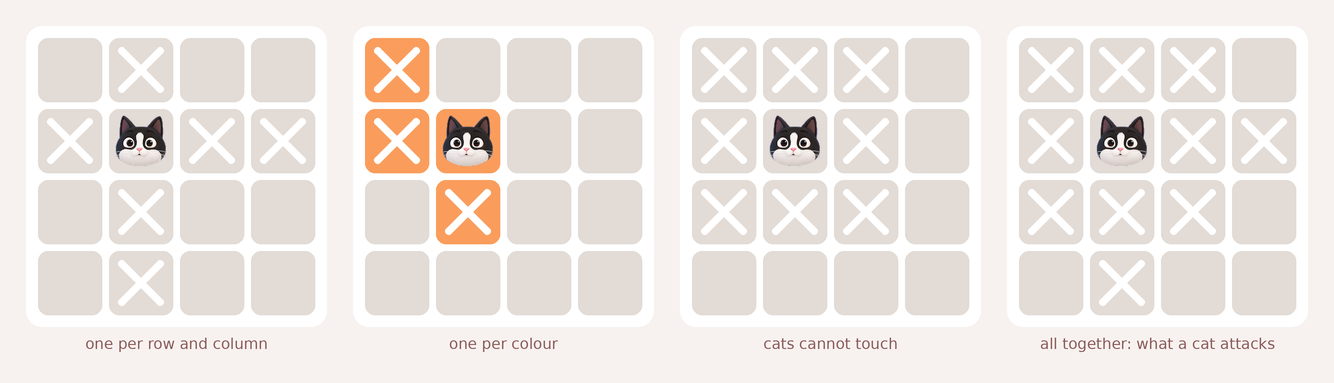
#> input picture meowdoku/img/fig00_rules.png, 1334 x 383 px, given in place of cat.png, which was not available
$ python make_images.py
#> lines starting #> are read from the running program, lines starting #| are printed output that depends on the picture; after the words box and inside, x2 and y2 are one past the last pixel; in counts of white or black regions, pixels touching at a corner belong together; pictures that were not available may be replaced by others from this repository, and a replacement may not be noted
### meowdoku/gamegfx.py
#!/usr/bin/env python3
"""Game-style board drawing primitives (palette and cat sprite from the level-155 screenshot)."""
import json
import os

from PIL import Image, ImageDraw, ImageFont

HERE = os.path.dirname(os.path.abspath(__file__))
IMG = os.path.join(HERE, "img")
os.makedirs(IMG, exist_ok=True)

PAL = {
    "purple": (137, 121, 218), "yellow": (251, 217, 131), "pink": (248, 155, 229),
    "brown": (168, 109, 74), "orange": (250, 157, 92), "green": (139, 213, 125),
    "dgreen": (42, 140, 83), "blue": (56, 169, 192), "rose": (211, 111, 143),
    "gold": (205, 164, 0), "gray": (226, 219, 214),
}
PAGE = (247, 242, 239)
INK = (140, 92, 92)        # the game's mauve text colour
RED = (225, 70, 70)
S = 3                      # oversampling
CAT = Image.open(os.path.join(HERE, "cat.png")).convert("RGBA")
FONT = ImageFont.truetype("/usr/share/fonts/truetype/dejavu/DejaVuSans.ttf", 15 * S)
FONT_B = ImageFont.truetype("/usr/share/fonts/truetype/dejavu/DejaVuSans-Bold.ttf", 15 * S)


def board(rows, cols, colors=None, xs=(), cats=(), rings=(), outlines=(), dots=(),
          cell=64, gap=7, pad=12, labels=None):
    """Draw one board panel (white rounded card) at oversampled scale."""
    colors = colors or {}
    cs, gs, ps = cell * S, gap * S, pad * S
    W = ps * 2 + cols * cs + (cols - 1) * gs
    H = ps * 2 + rows * cs + (rows - 1) * gs
    im = Image.new("RGBA", (W, H), (255, 255, 255, 255))
    d = ImageDraw.Draw(im)

    def xy(r, c):
        return ps + c * (cs + gs), ps + r * (cs + gs)

    for r in range(rows):
        for c in range(cols):
            x, y = xy(r, c)
            col = colors.get((r, c), "gray")
            col = PAL[col] if isinstance(col, str) else col
            d.rounded_rectangle([x, y, x + cs, y + cs], radius=10 * S, fill=col)
    for (r, c) in xs:
        x, y = xy(r, c)
        cx, cy = x + cs / 2, y + cs / 2
        a = cs * 0.30
        w = int(cs * 0.115)
        for (dx1, dy1, dx2, dy2) in ((-a, -a, a, a), (-a, a, a, -a)):
            d.line([cx + dx1, cy + dy1, cx + dx2, cy + dy2], fill="white", width=w)
            for (dx, dy) in ((dx1, dy1), (dx2, dy2)):
                d.ellipse([cx + dx - w / 2, cy + dy - w / 2, cx + dx + w / 2, cy + dy + w / 2], fill="white")
    for (r, c) in dots:
        x, y = xy(r, c)
        cx, cy = x + cs / 2, y + cs / 2
        d.ellipse([cx - cs * 0.11, cy - cs * 0.11, cx + cs * 0.11, cy + cs * 0.11],
                  fill=(255, 255, 255, 230))
    for (r, c) in rings:
        x, y = xy(r, c)
        d.rounded_rectangle([x - 2 * S, y - 2 * S, x + cs + 2 * S, y + cs + 2 * S],
                            radius=12 * S, outline=(255, 205, 60), width=4 * S)
    for (r, c) in cats:
        x, y = xy(r, c)
        sz = int(cs * 0.80)
        cat = CAT.resize((sz, int(sz * CAT.height / CAT.width)), Image.LANCZOS)
        im.alpha_composite(cat, (int(x + (cs - cat.width) / 2), int(y + (cs - cat.height) / 2)))
    if labels:
        lf = ImageFont.truetype("/usr/share/fonts/truetype/dejavu/DejaVuSans-Bold.ttf", int(cs * 0.42))
        for (r, c), text in labels.items():
            x, y = xy(r, c)
            tw = d.textlength(str(text), font=lf)
            d.text((x + (cs - tw) / 2, y + cs * 0.22), str(text), fill=(70, 45, 45), font=lf)
    for (r0, c0, r1, c1, colour) in outlines:
        x0, y0 = xy(r0, c0)
        x1, y1 = xy(r1, c1)
        d.rounded_rectangle([x0 - gs * 0.5, y0 - gs * 0.5, x1 + cs + gs * 0.5, y1 + cs + gs * 0.5],
                            radius=13 * S, outline=colour, width=3 * S)
    return im


def figure(name, panels, captions=None, arrows=False, gapx=26):
    """Lay panels out side by side on the page background with captions."""
    captions = captions or [""] * len(panels)
    gx = gapx * S
    arrow_w = 40 * S if arrows else 0
    dummy = ImageDraw.Draw(Image.new("RGBA", (10, 10)))

    def wrap(text, width):
        lines, cur = [], ""
        for word in text.split():
            trial = (cur + " " + word).strip()
            if dummy.textlength(trial, font=FONT) <= width or not cur:
                cur = trial
            else:
                lines.append(cur)
                cur = word
        if cur:
            lines.append(cur)
        return lines
    wrapped = [wrap(c, p.width + gx * 0.8) if c else [] for c, p in zip(captions, panels)]
    nlines = max((len(w) for w in wrapped), default=0)
    text_h = (10 + 20 * nlines) * S if nlines else 0
    W = gx * 2 + sum(p.width for p in panels) + (len(panels) - 1) * (gx + arrow_w)
    H = gx * 2 + max(p.height for p in panels) + text_h
    im = Image.new("RGBA", (W, H), PAGE + (255,))
    d = ImageDraw.Draw(im)
    x = gx
    for i, p in enumerate(panels):
        y = gx
        # soft shadow + rounded card
        card = Image.new("RGBA", p.size, (0, 0, 0, 0))
        mask = Image.new("L", p.size, 0)
        ImageDraw.Draw(mask).rounded_rectangle([0, 0, p.width - 1, p.height - 1], radius=16 * S, fill=255)
        card.paste(p, (0, 0), mask)
        im.alpha_composite(card, (x, y))
        for k, line in enumerate(wrapped[i]):
            tw = d.textlength(line, font=FONT)
            d.text((x + (p.width - tw) / 2, y + p.height + (8 + 20 * k) * S), line, fill=INK, font=FONT)
        x += p.width
        if arrows and i < len(panels) - 1:
            cy = y + p.height / 2
            ax0, ax1 = x + gx * 0.4, x + gx + arrow_w - gx * 0.4
            d.line([ax0, cy, ax1, cy], fill=INK, width=4 * S)
            d.polygon([(ax1, cy), (ax1 - 12 * S, cy - 9 * S), (ax1 - 12 * S, cy + 9 * S)], fill=INK)
            x += arrow_w
        x += gx
    out = im.resize((W // S, H // S), Image.LANCZOS).convert("RGB")
    out.save(os.path.join(IMG, name))
    print("wrote", name)


def rect(r0, c0, r1, c1):
    return [(r, c) for r in range(r0, r1 + 1) for c in range(c0, c1 + 1)]


def row_cells(r, cols, exclude=()):
    return [(r, c) for c in range(cols) if (r, c) not in exclude]


def col_cells(c, rows, exclude=()):
    return [(r, c) for r in range(rows) if (r, c) not in exclude]


def attacked(cell, rows, cols):
    r, c = cell
    return [(i, j) for i in range(rows) for j in range(cols)
            if (i, j) != cell and (i == r or j == c or (abs(i - r) <= 1 and abs(j - c) <= 1))]

### meowdoku/make_images.py
#!/usr/bin/env python3
"""Render game-style figures for RULES.md into img/ (drawing code lives in gamegfx.py)."""
import json
import os

from gamegfx import (HERE, IMG, INK, RED, attacked, board, col_cells, figure, rect, row_cells)

# ---------------------------------------------------------------------------
# Figure 0: the four rules
# ---------------------------------------------------------------------------
figure("fig00_rules.png", [
    board(4, 4, cats=[(1, 1)], xs=row_cells(1, 4, [(1, 1)]) + col_cells(1, 4, [(1, 1)])),
    board(4, 4, colors={c: "orange" for c in [(0, 0), (1, 0), (1, 1), (2, 1)]},
          cats=[(1, 1)], xs=[(0, 0), (1, 0), (2, 1)]),
    board(4, 4, cats=[(1, 1)], xs=[(0, 0), (0, 1), (0, 2), (1, 0), (1, 2), (2, 0), (2, 1), (2, 2)]),
    board(4, 4, cats=[(1, 1)], xs=attacked((1, 1), 4, 4)),
], ["one per row and column", "one per colour", "cats cannot touch", "all together: what a cat attacks"])
#> the loop in board (call 2), `for (r, c) in xs:` made 3 passes
#> (c, x, y, cx, cy) on passes 1 to 3: (0, 36, 36, 132, 132), (0, 36, 249, 132, 345), (1, 249, 462, 345, 558)
#> the loop in board (call 2), `for (r, c) in cats:` made 1 pass
#> (r, c, x, y, sz) on pass 1: (1, 1, 249, 249, 153)
#> in attacked, `r, c = cell`: r = 1
#> in figure, `captions = captions or [""] * len(panels)`: captions = ['one per row and column', 'one per colour', 'cats cannot touch', 'all together: what a cat attacks']
#> in figure, `wrapped = [wrap(c, p.width + gx * 0.8) if c else [] for c, p in zip(ca..`: wrapped = [['one per row and column'], ['one per colour'], ['cats cannot touch'], ['all together: what a cat attacks']]
#> in figure, `nlines = max((len(w) for w in wrapped), default=0)`: nlines = 1
#> in figure, `text_h = (10 + 20 * nlines) * S if nlines else 0`: text_h = 90
#> in figure, `W = gx * 2 + sum(p.width for p in panels) + (len(panels) - 1) * (gx + ..`: W = 4002
#> in figure, `H = gx * 2 + max(p.height for p in panels) + text_h`: H = 1149
#> the loop in figure, `for i, p in enumerate(panels):` made 4 passes
#> x on passes 1 to 4: 1059, 2040, 3021, 4002
#> after the loop in figure, `for i, p in enumerate(panels):`:
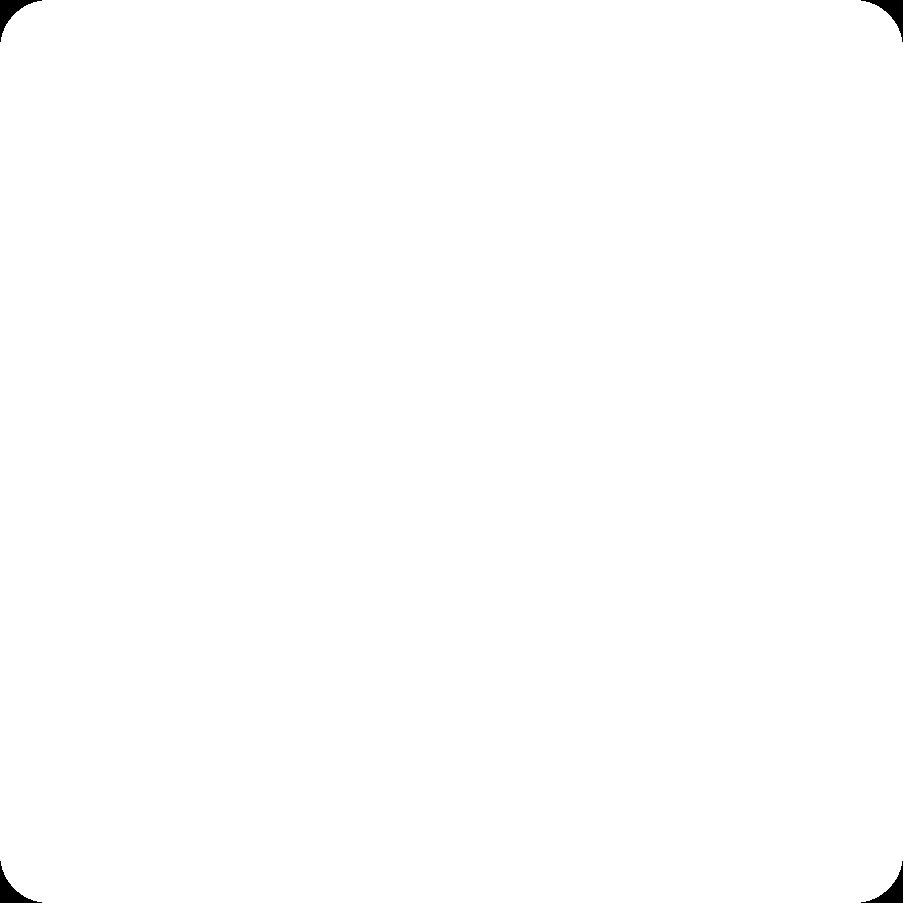
#> mask: PIL image 903x903 L; 99.8% white; 4 black regions, box (x1, y1, x2, y2) and area: (0, 0, 42, 42) 508, (861, 0, 903, 42) 508, (0, 861, 42, 903) 508, (861, 861, 903, 903) 508
#> after the loop in figure, `for i, p in enumerate(panels):`: x = 4002

# ---------------------------------------------------------------------------
# Figure 1: common attack (master rule)
# ---------------------------------------------------------------------------
L = [(1, 1), (1, 2), (2, 1)]
bar = [(2, 1), (2, 2), (2, 3)]
dom = [(2, 2), (2, 3)]
figure("fig01_common_attack.png", [
    board(5, 5, colors={c: "orange" for c in L}, xs=[(2, 2)]),
    board(5, 5, colors={c: "yellow" for c in bar}, xs=[(1, 2), (3, 2), (2, 0), (2, 4)]),
    board(5, 5, colors={c: "green" for c in dom}, xs=[(1, 2), (1, 3), (3, 2), (3, 3), (2, 0), (2, 1), (2, 4)]),
], ["L: the inner corner is attacked by all three", "bar of 3: above and below the middle", "bar of 2: the 2x4 around it"])
#> the loop in figure (call 2), `for i, p in enumerate(panels):` made 3 passes
#> x on passes 1 to 3: 1272, 2466, 3660

# ---------------------------------------------------------------------------
# Figure 2: knight's move
# ---------------------------------------------------------------------------
figure("fig02_knight.png", [
    board(3, 6, cats=[(0, 2)], xs=attacked((0, 2), 3, 6), dots=[(1, 0), (1, 4), (1, 5)]),
    board(3, 6, cats=[(0, 2), (1, 4)], xs=attacked((0, 2), 3, 6) + attacked((1, 4), 3, 6)),
], ["row below: only cells 2+ columns away remain", "consecutive rows sit a knight's move apart"])
#> call 3 of figure, with name = 'fig02_knight.png', arrows = False, gapx = 26
#> in figure (call 3), `captions = captions or [""] * len(panels)`: captions = 2 items
#> in figure (call 3), `W = gx * 2 + sum(p.width for p in panels) + (len(panels) - 1) * (gx + ..`: W = 2892
#> in figure (call 3), `H = gx * 2 + max(p.height for p in panels) + text_h`: H = 936
#> the loop in figure (call 3), `for i, p in enumerate(panels):` made 2 passes
#> (y, x) on passes 1 to 2: (78, 1485), (78, 2892)
#> after the loop in figure (call 3), `for i, p in enumerate(panels):`:
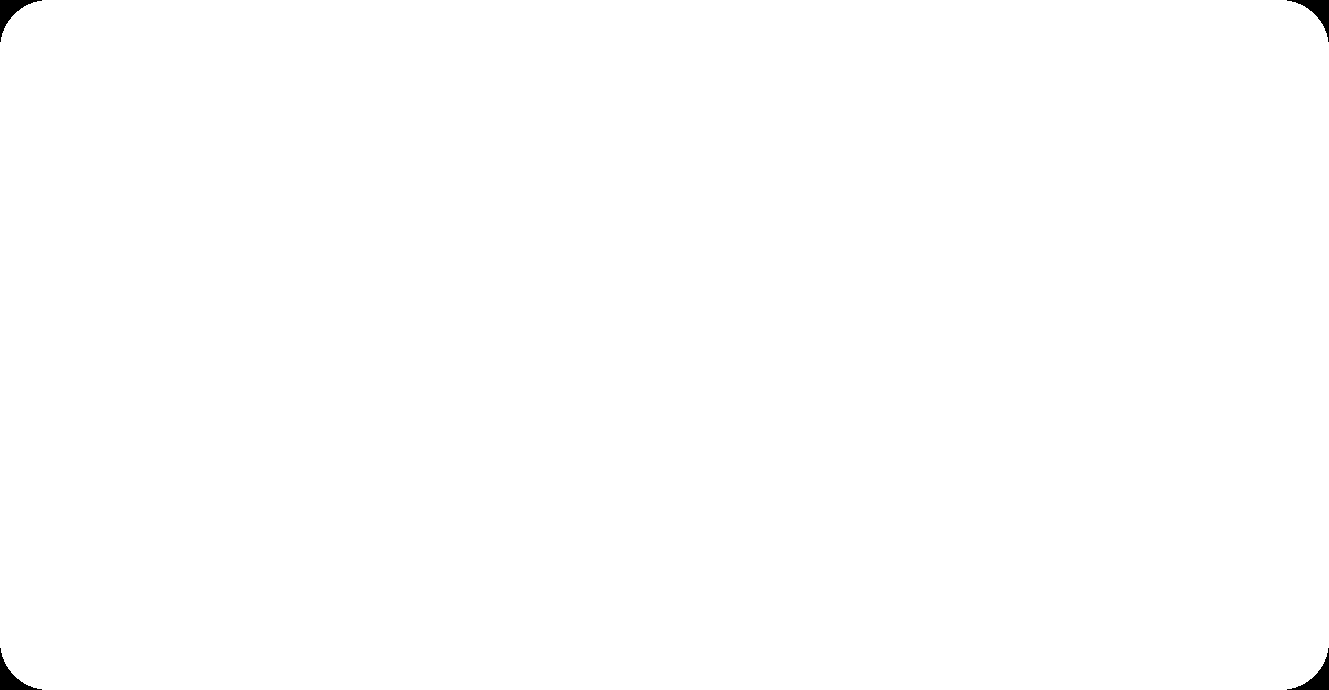
#> mask: PIL image 1329x690 L; 99.8% white; 4 black regions, box (x1, y1, x2, y2) and area: (0, 0, 42, 42) 508, (1287, 0, 1329, 42) 508, (0, 648, 42, 690) 508, (1287, 648, 1329, 690) 508
#> after the loop in figure (call 3), `for i, p in enumerate(panels):`: x = 2892
#> in figure (call 3), `out = im.resize((W // S, H // S), Image.LANCZOS).convert("RGB")`:
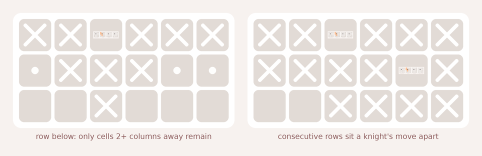
#> out: PIL image 964x312 RGB (shown at 1/2 size); mean R, G, B 239.6, 234.8, 231.7

# ---------------------------------------------------------------------------
# Figure 3: 2x2 and impossible layouts
# ---------------------------------------------------------------------------
figure("fig03_capacity_small.png", [
    board(4, 4, outlines=[(1, 1, 2, 2, INK)], cats=[(1, 1)], xs=[(1, 2), (2, 1), (2, 2)]),
    board(4, 4, colors={(1, 1): "purple", (2, 1): "purple", (1, 2): "pink", (2, 2): "pink"},
          outlines=[(1, 1, 2, 2, RED)]),
    board(5, 5, colors={**{c: "purple" for c in [(1, 1), (1, 2), (2, 1)]},
                        **{c: "pink" for c in [(1, 3), (2, 2), (2, 3)]},
                        **{c: "blue" for c in [(3, 1), (3, 2), (3, 3)]}},
          outlines=[(1, 1, 3, 3, RED)]),
], ["a 2x2 holds at most one cat", "IMPOSSIBLE: two colours inside a 2x2", "IMPOSSIBLE: three colours inside a 3x3"])
#> in board (call 11), `colors = colors or {}`: colors = {(1, 1): 'purple', (2, 1): 'purple', (1, 2): 'pink', (2, 2): 'pink'}
#> after the loop in board (call 11), `for (r, c) in cats:`:
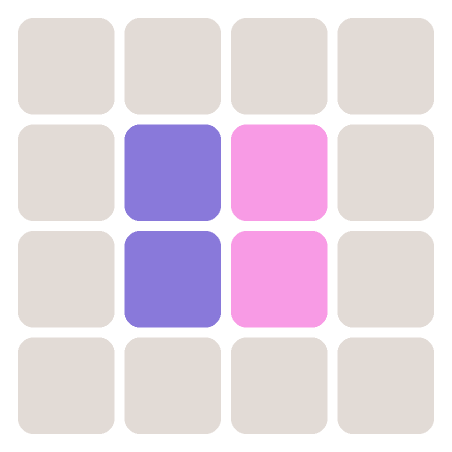
#> im: PIL image 903x903 RGBA (shown at 1/2 size); mean R, G, B, A 228.3, 214.8, 227.4, 255
#> the loop in board (call 11), `for (r0, c0, r1, c1, colour) in outlines:` made 1 pass
#> (r0, c0, r1, c1, colour, x0, y0, x1) on pass 1: (1, 1, 2, 2, (225, 70, 70), 249, 249, 462)
#> in board (call 12), `colors = colors or {}`: colors = 9 items
#> after the loop in board (call 12), `for (r, c) in cats:`:
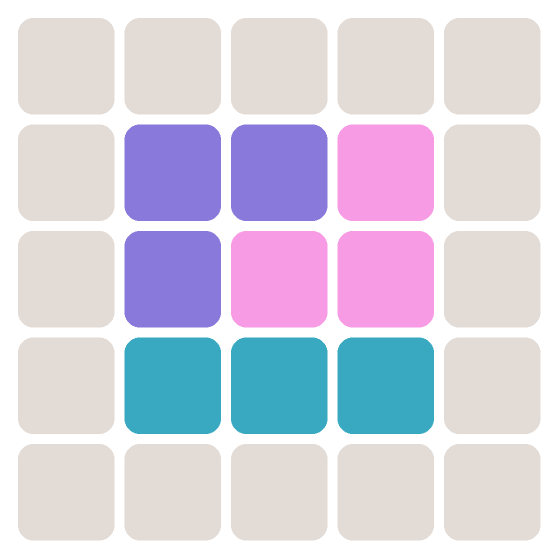
#> im: PIL image 1116x1116 RGBA (shown at 1/2 size); mean R, G, B, A 213, 210.1, 224.7, 255
#> the loop in board (call 12), `for (r0, c0, r1, c1, colour) in outlines:` made 1 pass
#> (r0, c0, r1, c1, colour, x0, y0, x1) on pass 1: (1, 1, 3, 3, (225, 70, 70), 249, 249, 675)
#> call 4 of figure, with name = 'fig03_capacity_small.png', arrows = False, gapx = 26
#> in figure (call 4), `captions = captions or [""] * len(panels)`: captions = ['a 2x2 holds at most one cat', 'IMPOSSIBLE: two colours inside a 2x2', 'IMPOSSIBLE: three colours inside a 3x3']
#> in figure (call 4), `wrapped = [wrap(c, p.width + gx * 0.8) if c else [] for c, p in zip(ca..`: wrapped = [['a 2x2 holds at most one cat'], ['IMPOSSIBLE: two colours inside a 2x2'], ['IMPOSSIBLE: three colours inside a 3x3']]
#> in figure (call 4), `W = gx * 2 + sum(p.width for p in panels) + (len(panels) - 1) * (gx + ..`: W = 3234
#> in figure (call 4), `H = gx * 2 + max(p.height for p in panels) + text_h`: H = 1362
#> in figure (call 4), `im = Image.new("RGBA", (W, H), PAGE + (255,))`:
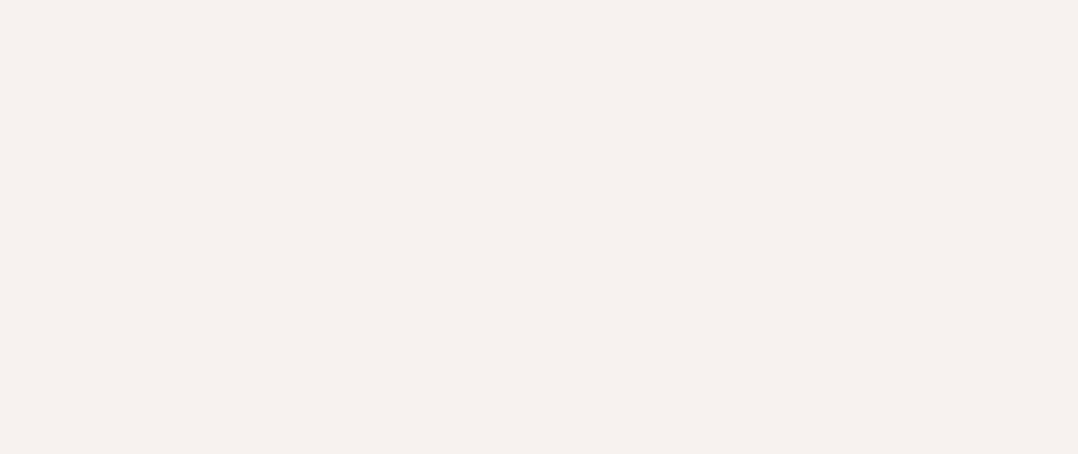
#> im: PIL image 3234x1362 RGBA (shown at 1/3 size); mean R, G, B, A 247, 242, 239, 255
#> the loop in figure (call 4), `for i, p in enumerate(panels):` made 3 passes
#> x on passes 1 to 3: 1059, 2040, 3234
#> (the rest of the program and of its run is left out)
